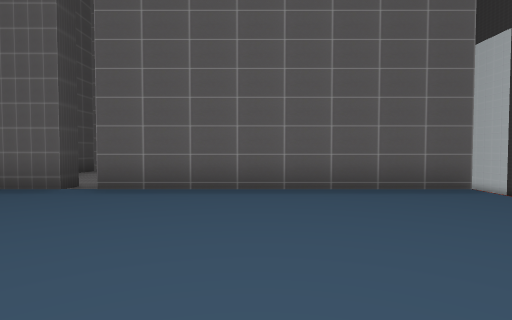
[1] (above)

16 first-person views from a walk through a Unity game level. The camera is 1.4 m above the floor, tilts 2° down and sees 80° across. The floor is counted in squares, 2 m on a side. Each view is taken from the middle of a square. On the plan, view 1 faces up. The plan holds only what a view shows up to about 10 squares ahead; the rest is blank. The place goes on beyond the plan. The player character is not drawn.

[2]
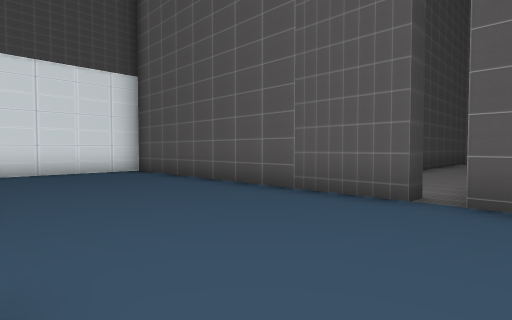

[3]
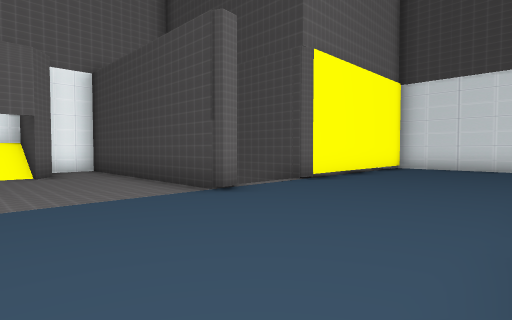

[4]
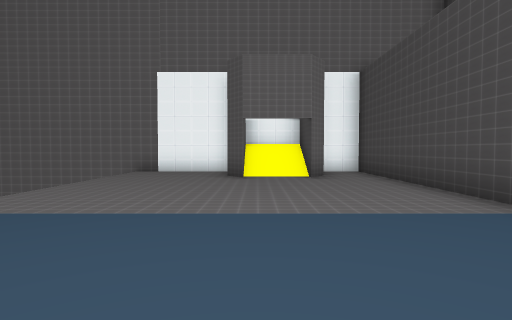

[5]
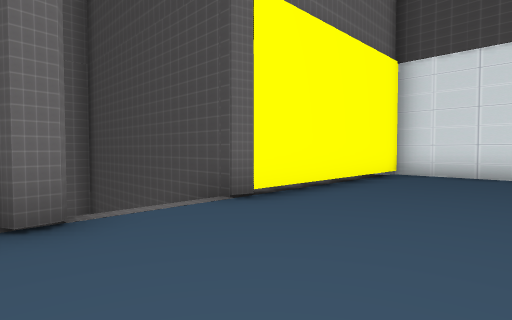

[6]
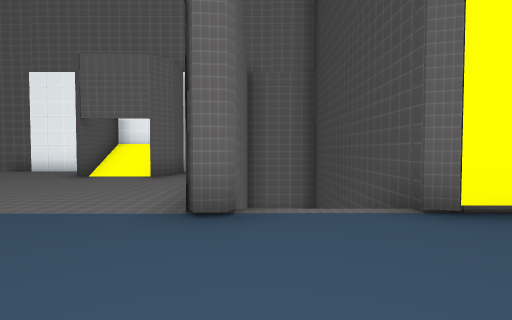

[7]
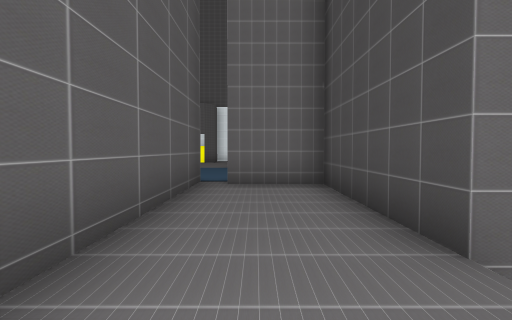

[8]
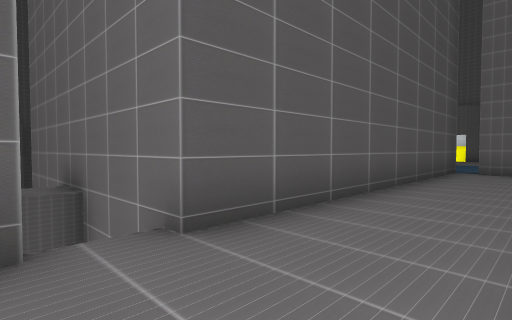

[9]
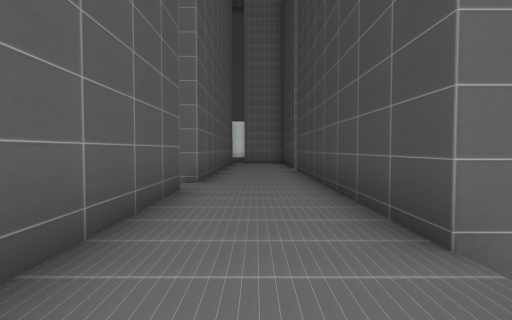

[10]
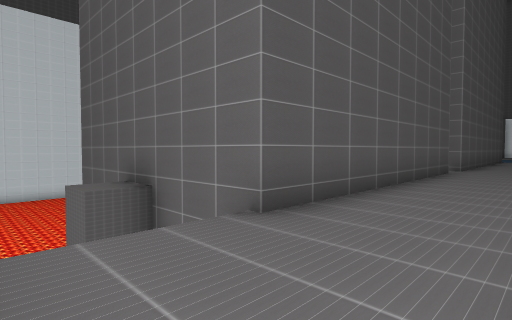

[11]
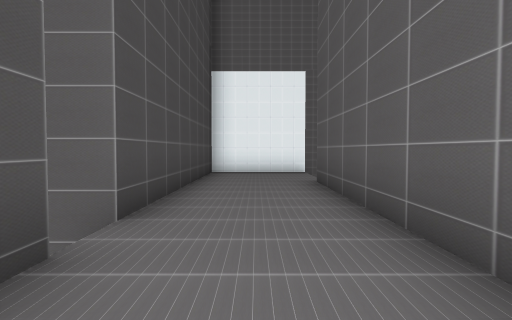

[12]
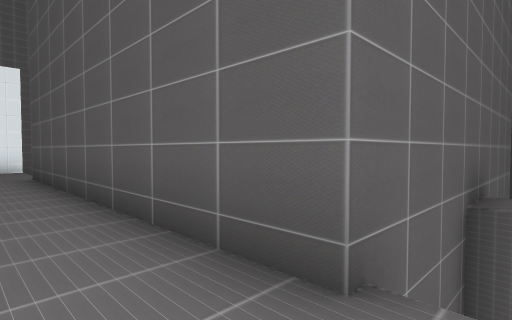

[13]
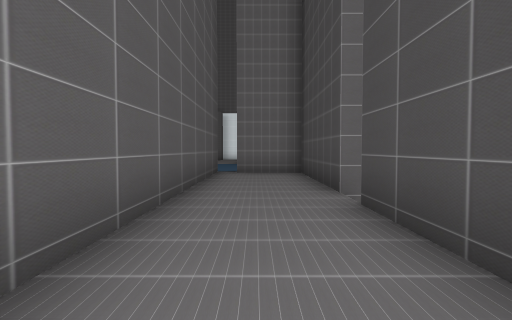

[14]
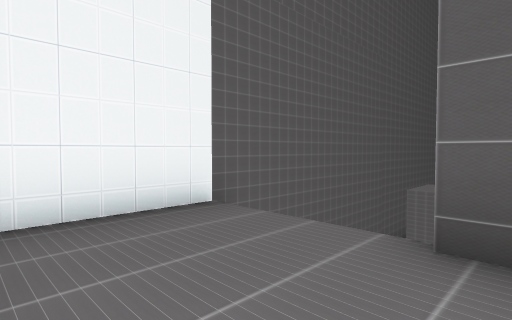

[15]
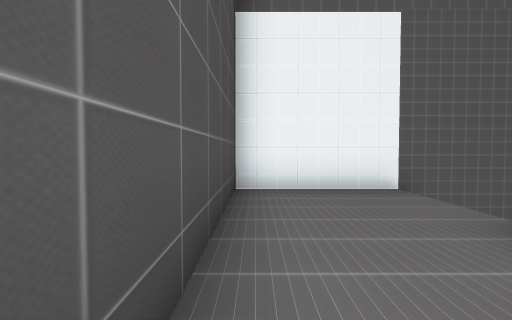

[16]
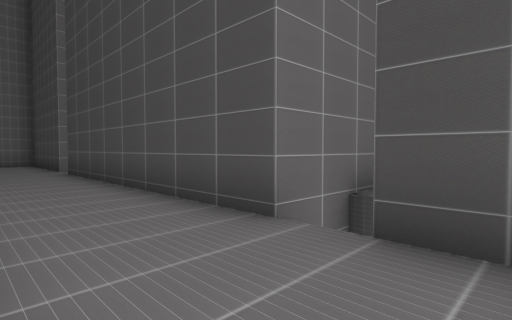

### Floor plan
Key: @ floor where view 1 was taken; # wall or solid block; . main floor; - floor 0.5 m lower than the main floor; / step, stairs or slope; v drop or lower ground; O other object.
Columns run from 12 left of view 1 to 6 right of it. Each row starts with its distance up from view 1.
 27       #####
 26       #...vvvvvvvvv
 25       #...       vv
 24       #...vv##vvvvv
 23       #...#       v
 22       #...#
 21       #...#
 20       #...#
 19       #...#
 18     ###...#
 17       #...#
 16       #...######v
 15       #...vv##vvv
 14       #...#
 13       #...#
 12       #...#
 11       #...#
 10       #...#
  9       #...#
  8       #...#
  7       #...#
  6 #########.#######
  5 #...............v
  4 #...............v
  3 #...............
  2 #..............
  1 #.....O..O......
  0 #######/-#..@...v
 -1       # /#......v
 -2       # /#......v
 -3       #  #......v
 -4       #  #.O/O..v
 -5       #  #.O/O..v
 -6       #############

Where each view was taken, in squares from view 1:
view 1: 0 up, 0 right, facing up
view 2: 1 up, 2 left, facing up-left
view 3: 5 up, 0 right, facing down-left
view 4: 4 up, 0 right, facing down
view 5: 4 up, 3 left, facing down-left
view 6: 4 up, 4 left, facing down
view 7: 12 up, 4 left, facing down
view 8: 16 up, 5 left, facing down-right
view 9: 21 up, 4 left, facing down
view 10: 26 up, 5 left, facing down-right
view 11: 17 up, 4 left, facing up
view 12: 15 up, 4 left, facing up-right
view 13: 15 up, 4 left, facing down
view 14: 23 up, 5 left, facing up-right
view 15: 21 up, 5 left, facing up
view 16: 21 up, 3 left, facing down-left
